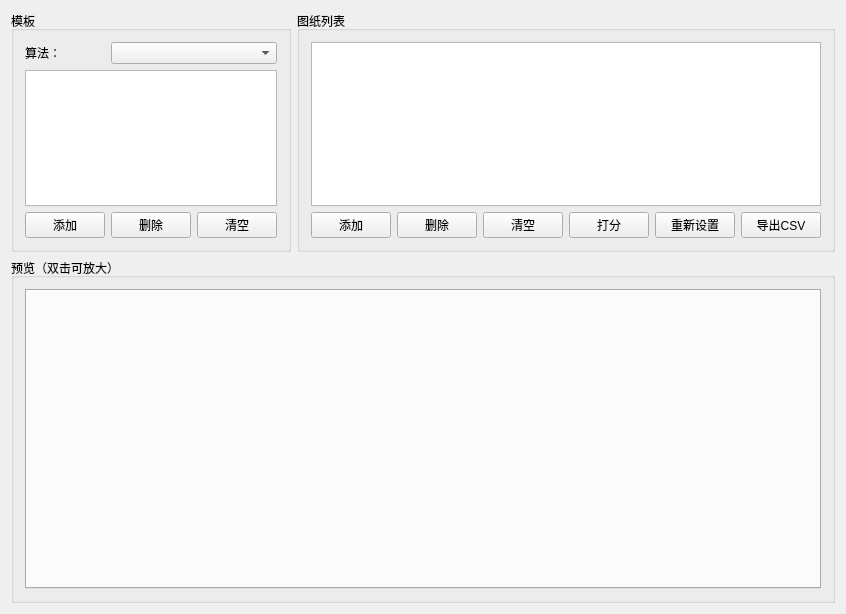
<?xml version="1.0" encoding="UTF-8"?>
<ui version="4.0">
 <class>QPaperScoreClass</class>
 <widget class="QMainWindow" name="QPaperScoreClass">
  <property name="geometry">
   <rect>
    <x>0</x>
    <y>0</y>
    <width>781</width>
    <height>614</height>
   </rect>
  </property>
  <property name="windowTitle">
   <string>QPaperScore</string>
  </property>
  <widget class="QWidget" name="centralWidget">
   <layout class="QGridLayout" name="gridLayout_2" columnstretch="1,2">
    <item row="1" column="1">
     <widget class="QGroupBox" name="groupBox_2">
      <property name="title">
       <string>图纸列表</string>
      </property>
      <layout class="QGridLayout" name="gridLayout_3">
       <item row="1" column="0">
        <widget class="QPushButton" name="pushButton_AddPaper">
         <property name="text">
          <string>添加</string>
         </property>
        </widget>
       </item>
       <item row="1" column="1">
        <widget class="QPushButton" name="pushButton_DelPaper">
         <property name="text">
          <string>删除</string>
         </property>
        </widget>
       </item>
       <item row="1" column="3">
        <widget class="QPushButton" name="pushButton_Goal">
         <property name="text">
          <string>打分</string>
         </property>
        </widget>
       </item>
       <item row="1" column="2">
        <widget class="QPushButton" name="pushButton_ClearPaper">
         <property name="text">
          <string>清空</string>
         </property>
        </widget>
       </item>
       <item row="1" column="5">
        <widget class="QPushButton" name="pushButton_Export">
         <property name="text">
          <string>导出CSV</string>
         </property>
        </widget>
       </item>
       <item row="0" column="0" colspan="6">
        <widget class="QTableWidget" name="tableWidget_Paper"/>
       </item>
       <item row="1" column="4">
        <widget class="QPushButton" name="pushButton_reset">
         <property name="text">
          <string>重新设置</string>
         </property>
        </widget>
       </item>
      </layout>
     </widget>
    </item>
    <item row="1" column="0">
     <widget class="QGroupBox" name="groupBox">
      <property name="title">
       <string>模板</string>
      </property>
      <layout class="QGridLayout" name="gridLayout">
       <item row="2" column="1">
        <widget class="QPushButton" name="pushButton_DelTemplate">
         <property name="text">
          <string>删除</string>
         </property>
        </widget>
       </item>
       <item row="2" column="0">
        <widget class="QPushButton" name="pushButton_AddTemplate">
         <property name="text">
          <string>添加</string>
         </property>
        </widget>
       </item>
       <item row="1" column="0" colspan="3">
        <widget class="QTableWidget" name="tableWidget_Template"/>
       </item>
       <item row="2" column="2">
        <widget class="QPushButton" name="pushButton_ClearTemplate">
         <property name="text">
          <string>清空</string>
         </property>
        </widget>
       </item>
       <item row="0" column="0">
        <widget class="QLabel" name="label">
         <property name="text">
          <string>算法：</string>
         </property>
        </widget>
       </item>
       <item row="0" column="1" colspan="2">
        <widget class="QComboBox" name="comboBox_Algorithm"/>
       </item>
      </layout>
     </widget>
    </item>
    <item row="2" column="0" colspan="2">
     <widget class="QGroupBox" name="groupBox_ReulstPreview">
      <property name="title">
       <string>预览（双击可放大）</string>
      </property>
      <layout class="QGridLayout" name="gridLayout_4">
       <item row="0" column="0">
        <widget class="QTabWidget" name="tabWidget_Result">
         <property name="minimumSize">
          <size>
           <width>0</width>
           <height>300</height>
          </size>
         </property>
         <property name="currentIndex">
          <number>-1</number>
         </property>
        </widget>
       </item>
      </layout>
     </widget>
    </item>
   </layout>
  </widget>
 </widget>
 <layoutdefault spacing="6" margin="11"/>
 <resources>
  <include location="QPaperScore.qrc"/>
 </resources>
 <connections/>
</ui>
